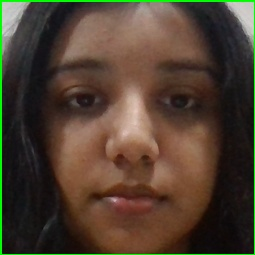
#> input picture dataset/Harshita_Grover/Harshita_Grover_1.jpg, 255 x 255 px, given in place of the camera
$ python capture_dataset.py
#> lines starting #> are read from the running program, lines starting #| are printed output that depends on the picture; after the words box and inside, x2 and y2 are one past the last pixel; in counts of white or black regions, pixels touching at a corner belong together
import cv2
import os

person_name = input("Enter person name (use underscore, e.g. john_doe): ").strip()
#> the answer given: dataset/Harshita_Grover/Harshita_Grover_1.jpg
save_path = os.path.join("dataset", person_name)

max_images = 25
img_count = 0

if not os.path.exists(save_path):
    os.makedirs(save_path)
    print(f"[INFO] Created folder: {save_path}")
else:
    print(f"[INFO] Using existing folder: {save_path}")

face_cascade = cv2.CascadeClassifier(
    cv2.data.haarcascades + "haarcascade_frontalface_default.xml"
)

cap = cv2.VideoCapture(0)

print("\nPress 'c' to capture | Press 'q' to quit\n")

while True:
    ret, frame = cap.read()
#> frame is the input picture: shape (255, 255, 3); mean B, G, R 48.5, 63.9, 78.8
    if not ret:
        break

    gray = cv2.cvtColor(frame, cv2.COLOR_BGR2GRAY)
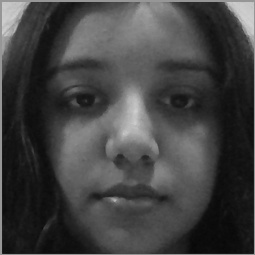
#> gray: shape (255, 255); min 7, max 209, mean 66.6
    faces = face_cascade.detectMultiScale(gray, 1.3, 5)
#> faces = ()

    face_img = None

    for (x, y, w, h) in faces:
        margin = 20
        x1 = max(0, x - margin)
        y1 = max(0, y - margin)
        x2 = min(frame.shape[1], x + w + margin)
        y2 = min(frame.shape[0], y + h + margin)

        cv2.rectangle(frame, (x1, y1), (x2, y2), (0,255,0), 2)
        face_img = frame[y1:y2, x1:x2]
#> this loop made 0 passes

    cv2.putText(frame, f"{person_name} {img_count}/{max_images}",
                (20,40), cv2.FONT_HERSHEY_SIMPLEX, 0.8, (0,255,0), 2)
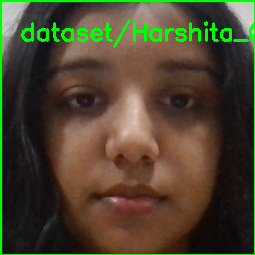
#> frame: shape (255, 255, 3); 2.56% of pixels changed, all inside (x1, y1, x2, y2) = (21, 19, 255, 48)

    cv2.imshow("Capture Dataset", frame)

    key = cv2.waitKey(1) & 0xFF
#> (key q is pressed here)

    if key == ord('c') and face_img is not None and len(faces) == 1:
        img_count += 1
        face_resized = cv2.resize(face_img, (256, 256))
        img_name = f"{person_name}_{img_count}.jpg"
        cv2.imwrite(os.path.join(save_path, img_name), face_resized)
        print(f"[SAVED] {img_name}")

    elif key == ord('q'):
        break

    if img_count >= max_images:
        print("[INFO] Dataset completed")
        break

cap.release()
cv2.destroyAllWindows()

print("\nNow run: python encode_faces.py")
